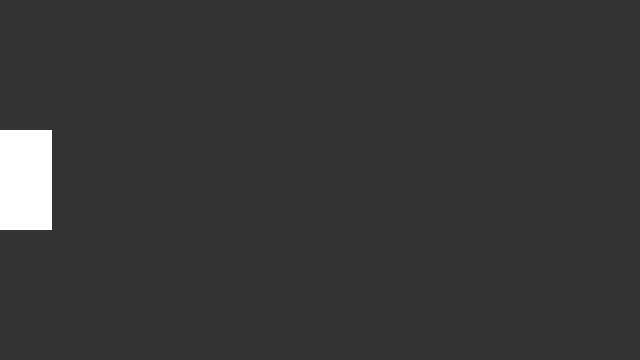
Frame 1 (no input)
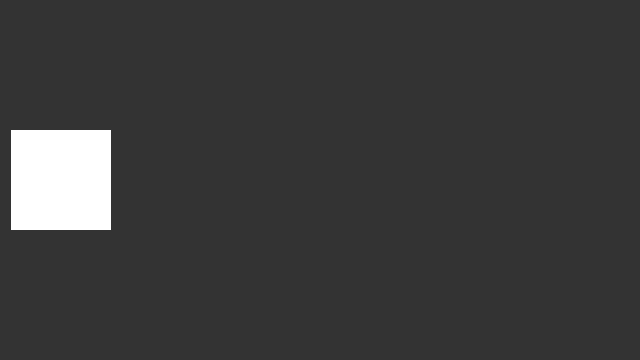
Frame 60 (the mouse pressed at the canvas centre just before this capture)
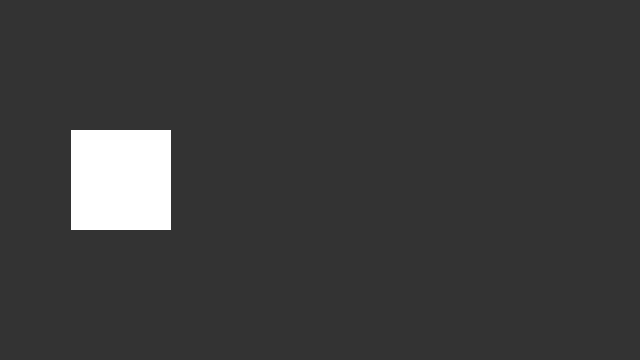
Frame 120 (the mouse held since frame 60 and released just before this capture)

The Processing sketch that drew these frames (run headless with seeded random() and noise(); from frame 60 on, the mouse is pressed at the canvas centre):

// Processing sketch: processing_96550
// ── processing_96550.pde

float ball_x;
float ball_y;
float ball_dir = 1;
float ball_size = 50;  // Radius
float dy = 0;  // Direction

void setup()
{
  size(640, 360);
  rectMode(RADIUS);
  ellipseMode(RADIUS);
  noStroke();
  smooth();
  ball_y = height/2;
  ball_x = 1;
}

void draw() 
{
  background(51);
  
  ball_x += ball_dir * 1.0;
  ball_y += dy;
  if(ball_x > width+ball_size) {
    ball_x = -width/2 - ball_size;
    ball_y = random(0, height);
    dy = 0;
  }

fill(255);
  rect(ball_x, ball_y, ball_size, ball_size);
  }
